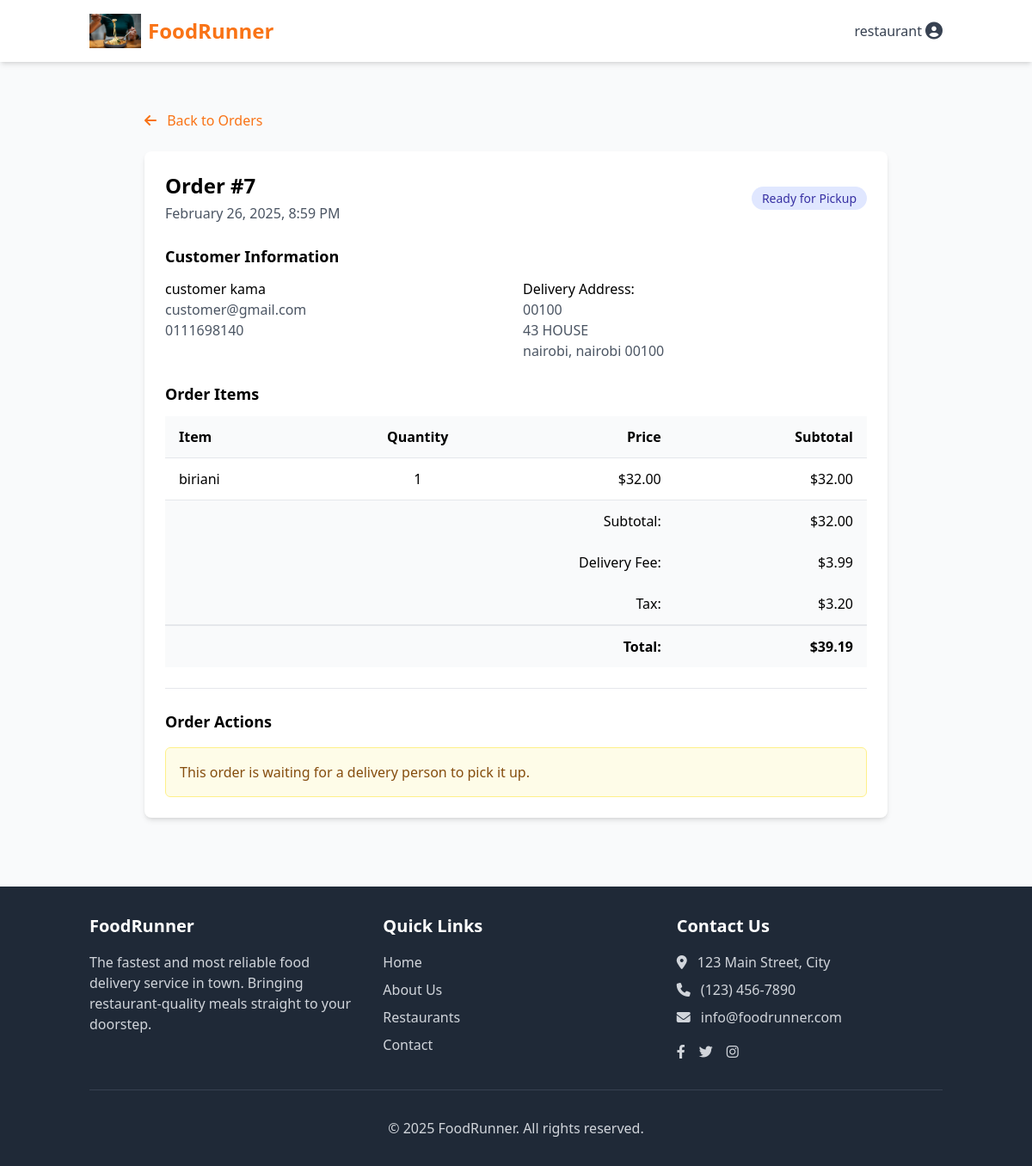
The app's page /restaurant/orders/7/ (signed in) with its own data.
### core/models.py (models this page shows, shortened)
class User(AbstractUser):
    USER_TYPE_CHOICES = (
        ('customer', 'Customer'),
        ('restaurant', 'Restaurant Manager'),
        ('delivery', 'Delivery Person'),
        ('admin', 'Administrator'),
    )
    user_type = models.CharField(
        max_length=20,
        choices=USER_TYPE_CHOICES,
        default='customer'
    )
    phone_number = models.CharField(max_length=15, blank=True)
    profile_picture = models.ImageField(upload_to='profile_pics/', blank=True, null=True)

class Address(models.Model):
    user = models.ForeignKey(User, on_delete=models.CASCADE, related_name='addresses')
    address_line1 = models.CharField(max_length=100)
    address_line2 = models.CharField(max_length=100, blank=True)
    city = models.CharField(max_length=50)
    state = models.CharField(max_length=50)
    postal_code = models.CharField(max_length=10)
    is_default = models.BooleanField(default=False)
    class Meta:
        verbose_name_plural = "Addresses"

### customers/models.py (models this page shows, shortened)
class Order(models.Model):
    STATUS_CHOICES = (
        ('pending', 'Pending'),
        ('confirmed', 'Confirmed'),
        ('preparing', 'Preparing'),
        ('ready_for_pickup', 'Ready for Pickup'),
        ('out_for_delivery', 'Out for Delivery'),
        ('delivered', 'Delivered'),
        ('cancelled', 'Cancelled'),
    )
    customer = models.ForeignKey(settings.AUTH_USER_MODEL, on_delete=models.CASCADE, related_name='orders')
    restaurant = models.ForeignKey(Restaurant, on_delete=models.CASCADE, related_name='orders')
    delivery_person = models.ForeignKey(
        settings.AUTH_USER_MODEL,
        on_delete=models.SET_NULL,
        null=True,
        blank=True,
        related_name='deliveries'
    )
    delivery_address = models.ForeignKey('core.Address', on_delete=models.SET_NULL, null=True)
    status = models.CharField(max_length=20, choices=STATUS_CHOICES, default='pending')
    total_amount = models.DecimalField(max_digits=8, decimal_places=2)
    delivery_fee = models.DecimalField(max_digits=5, decimal_places=2)
    tax_amount = models.DecimalField(max_digits=6, decimal_places=2)
    payment_status = models.CharField(max_length=20, default='pending')
    payment_method = models.CharField(max_length=50, default='stripe')
    stripe_payment_intent_id = models.CharField(max_length=255, blank=True, null=True)
    estimated_delivery_time = models.DateTimeField(null=True, blank=True)
    actual_delivery_time = models.DateTimeField(null=True, blank=True)
    special_instructions = models.TextField(blank=True)
    created_at = models.DateTimeField(auto_now_add=True)
    updated_at = models.DateTimeField(auto_now=True)
    @property
    def order_total(self):
        return self.total_amount + self.delivery_fee + self.tax_amount

class OrderItem(models.Model):
    order = models.ForeignKey(Order, on_delete=models.CASCADE, related_name='items')
    menu_item = models.ForeignKey(MenuItem, on_delete=models.CASCADE)
    quantity = models.PositiveIntegerField(default=1)
    price = models.DecimalField(max_digits=6, decimal_places=2)  # Price at time of order
    special_instructions = models.TextField(blank=True)
    @property
    def subtotal(self):
        return self.price * self.quantity

### restaurants/models.py (models this page shows, shortened)
class MenuItem(models.Model):
    CATEGORY_CHOICES = (
        ('appetizer', 'Appetizer'),
        ('main', 'Main Course'),
        ('dessert', 'Dessert'),
        ('beverage', 'Beverage'),
        ('side', 'Side Dish'),
    )
    restaurant = models.ForeignKey(Restaurant, on_delete=models.CASCADE, related_name='menu_items')
    name = models.CharField(max_length=100)
    description = models.TextField()
    image = models.ImageField(upload_to='menu_items/')
    price = models.DecimalField(max_digits=6, decimal_places=2)
    category = models.CharField(max_length=20, choices=CATEGORY_CHOICES)
    is_vegetarian = models.BooleanField(default=False)
    is_vegan = models.BooleanField(default=False)
    is_gluten_free = models.BooleanField(default=False)
    spice_level = models.PositiveSmallIntegerField(default=0, help_text='Spice level from 0 to 5')
    is_available = models.BooleanField(default=True)
    preparation_time = models.PositiveIntegerField(default=15, help_text='Preparation time in minutes')
    created_at = models.DateTimeField(auto_now_add=True)
    updated_at = models.DateTimeField(auto_now=True)

### restaurants/views.py (the view)
# urls.py: path('orders/<int:order_id>/', views.order_detail, name='order_detail'),
@login_required
@restaurant_required
def order_detail(request, order_id):
    restaurant = get_object_or_404(Restaurant, manager=request.user)
    order = get_object_or_404(Order, id=order_id, restaurant=restaurant)
    context = {
        'restaurant': restaurant,
        'order': order,
        'order_items': order.items.all(),
    }
    return render(request, 'restaurants/order_detail.html', context)

### restaurants/templates/restaurants/order_detail.html (shortened to what this page needs)
{% extends 'base.html' %}
{% block content %}
<div class="max-w-4xl mx-auto px-4 py-8">
    <div class="flex items-center mb-6">
        <a href="{% url 'restaurants:orders' %}" class="text-orange-500 hover:text-orange-700">
            <i class="fas fa-arrow-left mr-2"></i> Back to Orders
        </a>
    </div>
    <div class="bg-white rounded-lg shadow-md overflow-hidden mb-6">
        <div class="p-6">
            <div class="flex flex-col md:flex-row md:justify-between md:items-center mb-6">
                <div>
                    <h1 class="text-2xl font-bold mb-1">Order #{{ order.id }}</h1>
                    <p class="text-gray-600">{{ order.created_at|date:"F j, Y, g:i A" }}</p>
                </div>
                <div class="mt-4 md:mt-0">
                    <span class="px-3 py-1 rounded-full text-sm font-medium
                        {% if order.status == 'pending' %}bg-yellow-100 text-yellow-800
                        {% elif order.status == 'confirmed' %}bg-blue-100 text-blue-800
                        {% elif order.status == 'preparing' %}bg-purple-100 text-purple-800
                        {% elif order.status == 'ready_for_pickup' %}bg-indigo-100 text-indigo-800
                        {% elif order.status == 'out_for_delivery' %}bg-orange-100 text-orange-800
                        {% elif order.status == 'delivered' %}bg-green-100 text-green-800
                        {% elif order.status == 'cancelled' %}bg-red-100 text-red-800
                        {% endif %}">
                        {{ order.get_status_display }}
                    </span>
                </div>
            </div>
            <div class="mb-6">
                <h2 class="text-lg font-semibold mb-3">Customer Information</h2>
                <div class="grid grid-cols-1 md:grid-cols-2 gap-4">
                    <div>
                        <p class="font-medium">{{ order.customer.first_name }} {{ order.customer.last_name }}</p>
                        <p class="text-gray-600">{{ order.customer.email }}</p>
                        <p class="text-gray-600">{{ order.customer.phone_number }}</p>
                    </div>
                    <div>
                        <p class="font-medium">Delivery Address:</p>
                        <p class="text-gray-600">{{ order.delivery_address.address_line1 }}</p>
                        {% if order.delivery_address.address_line2 %}
                            <p class="text-gray-600">{{ order.delivery_address.address_line2 }}</p>
                        {% endif %}
                        <p class="text-gray-600">{{ order.delivery_address.city }}, {{ order.delivery_address.state }} {{ order.delivery_address.postal_code }}</p>
                    </div>
                </div>
            </div>
            <div class="mb-6">
                <h2 class="text-lg font-semibold mb-3">Order Items</h2>
                <div class="overflow-x-auto">
                    <table class="w-full">
                        <thead class="bg-gray-50 border-b">
                            <tr>
                                <th class="text-left py-3 px-4">Item</th>
                                <th class="text-center py-3 px-4">Quantity</th>
                                <th class="text-right py-3 px-4">Price</th>
                                <th class="text-right py-3 px-4">Subtotal</th>
                            </tr>
                        </thead>
                        <tbody>
                            {% for item in order_items %}
                                <tr class="border-b">
                                    <td class="py-3 px-4">
                                        <div class="font-medium">{{ item.menu_item.name }}</div>
                                    </td>
                                    <td class="py-3 px-4 text-center">{{ item.quantity }}</td>
                                    <td class="py-3 px-4 text-right">${{ item.price }}</td>
                                    <td class="py-3 px-4 text-right">${{ item.subtotal }}</td>
                                </tr>
                            {% endfor %}
                        </tbody>
                        <tfoot class="bg-gray-50">
                            <tr>
                                <td colspan="3" class="py-3 px-4 text-right font-medium">Subtotal:</td>
                                <td class="py-3 px-4 text-right">${{ order.total_amount }}</td>
                            </tr>
                            <tr>
                                <td colspan="3" class="py-3 px-4 text-right font-medium">Delivery Fee:</td>
                                <td class="py-3 px-4 text-right">${{ order.delivery_fee }}</td>
                            </tr>
                            <tr>
                                <td colspan="3" class="py-3 px-4 text-right font-medium">Tax:</td>
                                <td class="py-3 px-4 text-right">${{ order.tax_amount }}</td>
                            </tr>
                            <tr class="border-t-2">
                                <td colspan="3" class="py-3 px-4 text-right font-bold">Total:</td>
                                <td class="py-3 px-4 text-right font-bold">${{ order.order_total }}</td>
                            </tr>
                        </tfoot>
                    </table>
                </div>
            </div>
            <div class="border-t border-gray-200 pt-6">
                <h2 class="text-lg font-semibold mb-3">Order Actions</h2>
                {% if order.status == 'ready_for_pickup' %}
                    <div class="mt-4 p-4 bg-yellow-50 border border-yellow-200 rounded-md">
                        <p class="text-yellow-800">
                            This order is waiting for a delivery person to pick it up.
                        </p>
                    </div>
                {% elif order.status == 'out_for_delivery' %}
                    <div class="mt-4 p-4 bg-orange-50 border border-orange-200 rounded-md">
                        <p class="text-orange-800">
                            This order is being delivered by {{ order.delivery_person.first_name }} {{ order.delivery_person.last_name }}.
                        </p>
                    </div>
                {% endif %}
            </div>
        </div>
    </div>
</div>
{% endblock %}

### core/templates/base.html (shortened to what this page needs)
<!DOCTYPE html>
<html lang="en">
<head>
    {% load static %}
    <script src="https://cdn.tailwindcss.com"></script>
    <link rel="stylesheet" href="https://cdnjs.cloudflare.com/ajax/libs/font-awesome/6.4.0/css/all.min.css">
</head>
<body class="bg-gray-50 min-h-screen flex flex-col">
    <header class="bg-white shadow-md">
        <nav class="container mx-auto px-4 py-4 flex justify-between items-center">
            <a href="{% url 'landing' %}" class="flex items-center">
                <img src="{% static 'images/logo.png' %}" alt="FoodRunner Logo" class="h-10 w-auto mr-2">
                <span class="text-2xl font-bold text-orange-500">FoodRunner</span>
            </a>
            <div class="flex items-center space-x-4">
                {% if user.is_authenticated %}
                    <div class="relative group">
                        <button class="flex items-center text-gray-700 hover:text-orange-500">
                            <span class="mr-1">{{ user.username }}</span>
                            <i class="fas fa-user-circle text-xl"></i>
                        </button>
                    </div>
                {% else %}
                    <a href="{% url 'login' %}" class="text-gray-700 hover:text-orange-500 font-semibold">Login</a>
                    <a href="{% url 'register' %}" class="bg-orange-500 text-white px-4 py-2 rounded-md hover:bg-orange-600 font-semibold">Sign Up</a>
                {% endif %}
            </div>
        </nav>
    </header>
    <main class="flex-grow container mx-auto px-4 py-6">
        {% block content %}{% endblock %}
    </main>
    <footer class="bg-gray-800 text-white py-8">
        <div class="container mx-auto px-4">
            <div class="grid grid-cols-1 md:grid-cols-3 gap-8">
                <div>
                    <h3 class="text-xl font-semibold mb-4">FoodRunner</h3>
                    <p class="text-gray-300">
                        The fastest and most reliable food delivery service in town. Bringing restaurant-quality meals straight to your doorstep.
                    </p>
                </div>
                <div>
                    <h3 class="text-xl font-semibold mb-4">Quick Links</h3>
                    <ul class="space-y-2">
                        <li><a href="{% url 'landing' %}" class="text-gray-300 hover:text-orange-400">Home</a></li>
                        <li><a href="#" class="text-gray-300 hover:text-orange-400">About Us</a></li>
                        <li><a href="#" class="text-gray-300 hover:text-orange-400">Restaurants</a></li>
                        <li><a href="#" class="text-gray-300 hover:text-orange-400">Contact</a></li>
                    </ul>
                </div>
                <div>
                    <h3 class="text-xl font-semibold mb-4">Contact Us</h3>
                    <p class="text-gray-300 mb-2">
                        <i class="fas fa-map-marker-alt mr-2"></i> 123 Main Street, City
                    </p>
                    <p class="text-gray-300 mb-2">
                        <i class="fas fa-phone mr-2"></i> (123) 456-7890
                    </p>
                    <p class="text-gray-300 mb-2">
                        <i class="fas fa-envelope mr-2"></i> info@foodrunner.com
                    </p>
                    <div class="flex space-x-4 mt-4">
                        <a href="#" class="text-gray-300 hover:text-orange-400"><i class="fab fa-facebook-f"></i></a>
                        <a href="#" class="text-gray-300 hover:text-orange-400"><i class="fab fa-twitter"></i></a>
                        <a href="#" class="text-gray-300 hover:text-orange-400"><i class="fab fa-instagram"></i></a>
                    </div>
                </div>
            </div>
            <div class="border-t border-gray-700 mt-8 pt-8 text-center text-gray-300">
                <p>&copy; 2025 FoodRunner. All rights reserved.</p>
            </div>
        </div>
    </footer>
</body>
</html>

### records on screen
User: username "restaurant"
Order: id "7", created_at "February 26, 2025, 8:59 PM", status "Ready for Pickup", customer.first_name "customer", customer.last_name "kama", customer.email "customer@gmail.com", customer.phone_number "0111698140", delivery_address.address_line1 "00100", delivery_address.address_line2 "43 HOUSE", delivery_address.city "nairobi", delivery_address.state "nairobi", delivery_address.postal_code "00100", total_amount "32.00", delivery_fee "3.99", tax_amount "3.20", order_total "39.19"
OrderItem: menu_item.name "biriani", quantity "1", price "32.00", subtotal "32.00"
